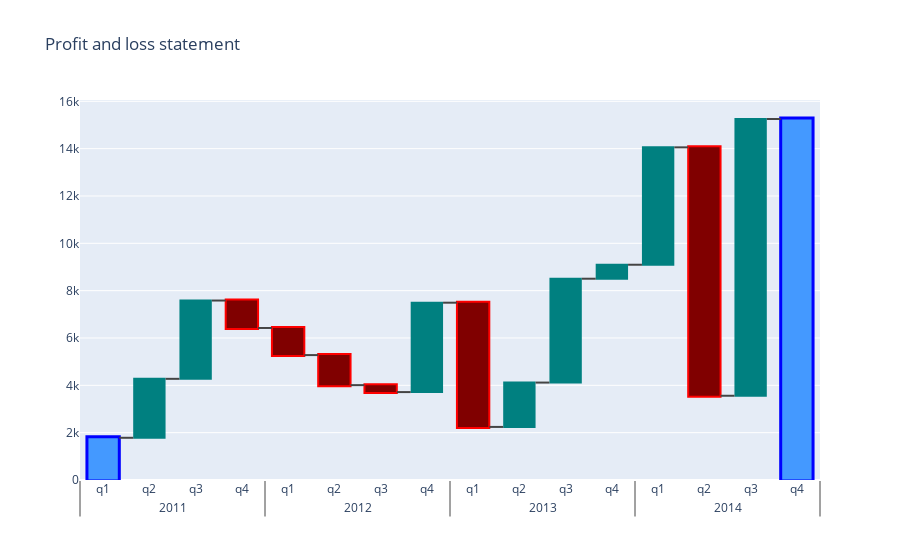

Notebook code for this chart:
### Code cell
import plotly.graph_objects as go

fig6 = go.Figure(go.Waterfall(
    x=[waterfall_dta['year'], waterfall_dta['quarter']],
    measure=['absolute', 'relative', 'relative', 'relative', 'relative', 'relative', 'relative',
             'relative', 'relative', 'relative', 'relative', 'relative', 'relative', 'relative','relative', 'total'],
    y=waterfall_dta['diference'],

    decreasing={"marker": {"color": "Maroon", "line": {"color": "red", "width": 2}}},
    increasing={"marker": {"color": "Teal"}},
    totals={"marker": {"color": "deep sky blue", "line": {"color": "blue", "width": 3}}}
))

fig6.update_layout(title="Profit and loss statement", waterfallgap=0.3)

fig6.show()

### Figure 1 — Plotly figure (JSON) as saved in the notebook; plotly's stock layout.template omitted (floating-point values rounded to 4 significant figures)
{"data": [{"decreasing": {"marker": {"color": "Maroon", "line": {"color": "red", "width": 2}}}, "increasing": {"marker": {"color": "Teal"}}, "measure": ["absolute", "relative", "relative", "relative", "relative", "relative", "relative", "relative", "relative", "relative", "relative", "relative", "relative", "relative", "relative", "total"], "totals": {"marker": {"color": "deep sky blue", "line": {"color": "blue", "width": 3}}}, "type": "waterfall", "x": [[2011, 2011, 2011, 2011, 2012, 2012, 2012, 2012, 2013, 2013, 2013, 2013, 2014, 2014, 2014, 2014], ["q1", "q2", "q3", "q4", "q1", "q2", "q3", "q4", "q1", "q2", "q3", "q4", "q1", "q2", "q3", "q4"]], "y": [1784.0, 2491.0, 3308.0, -1159.0, -1146.0, -1270.0, -293.9, 3777.0, -5249.0, 1874.0, 4388.0, 591.0, 4959.0, -10500.0, 11690.0, -4220.0]}], "layout": {"title": {"text": "Profit and loss statement"}, "waterfallgap": 0.3}}
